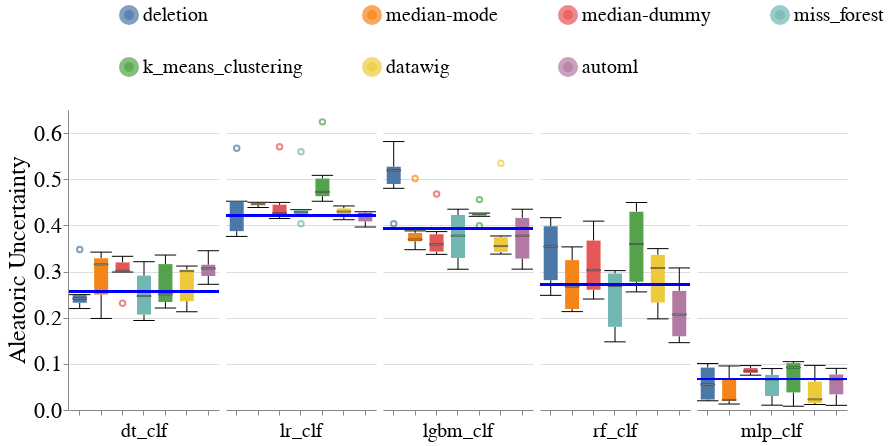

The notebook cell this image was saved under:
### Code cell
create_box_plots_for_diff_imputers_and_models(dataset_name=DATASET_NAME,
                                              metric_name='aleatoric_uncertainty',
                                              db_client=db_client)

### Figure 1 — Vega-Lite specification as saved in the notebook (floating-point values rounded to 4 significant figures; data arrays with more than 128 entries replaced by an {"elided": "..."} marker saying what was removed)
{"config": {"view": {"continuousWidth": 400, "continuousHeight": 300, "stroke": null}, "axis": {"labelFontSize": 22, "labelFontWeight": "normal", "titleFontSize": 24, "titleFontWeight": "normal"}, "facet": {"spacing": 5}, "header": {"labelFontSize": 20, "labelOrient": "bottom", "labelPadding": 5, "titleFontSize": 24}, "legend": {"columns": 4, "direction": "horizontal", "labelFontSize": 20, "labelLimit": 400, "orient": "top", "symbolOffset": 50, "symbolStrokeWidth": 10, "titleAnchor": "middle", "titleFontSize": 22, "titleLimit": 300}, "title": {"fontSize": 24}}, "data": {"name": "data-cb746a44ef52c4ec9238cbded75086fa"}, "facet": {"column": {"field": "Model_Name", "sort": ["dt_clf", "lr_clf", "lgbm_clf", "rf_clf", "mlp_clf"], "title": null, "type": "nominal"}}, "spec": {"layer": [{"mark": {"type": "boxplot", "median": {"stroke": "black", "strokeWidth": 0.7}, "ticks": true}, "encoding": {"color": {"field": "Null_Imputer_Name", "sort": ["deletion", "median-mode", "median-dummy", "miss_forest", "k_means_clustering", "datawig", "automl", "boost_clean"], "title": null, "type": "nominal"}, "x": {"axis": {"labels": false}, "field": "Null_Imputer_Name", "sort": ["deletion", "median-mode", "median-dummy", "miss_forest", "k_means_clustering", "datawig", "automl", "boost_clean"], "title": null, "type": "nominal"}, "y": {"field": "Metric_Value", "scale": {"zero": false}, "title": "Aleatoric Uncertainty", "type": "quantitative"}}}, {"mark": "rule", "encoding": {"color": {"value": "blue"}, "size": {"value": 2}, "y": {"field": "Baseline_Median", "type": "quantitative"}}}], "width": 150}, "resolve": {"scale": {"x": "independent"}}, "$schema": "https://vega.github.io/schema/vega-lite/v4.17.0.json", "datasets": {"data-cb746a44ef52c4ec9238cbded75086fa": {"elided": "210 records"}}}
